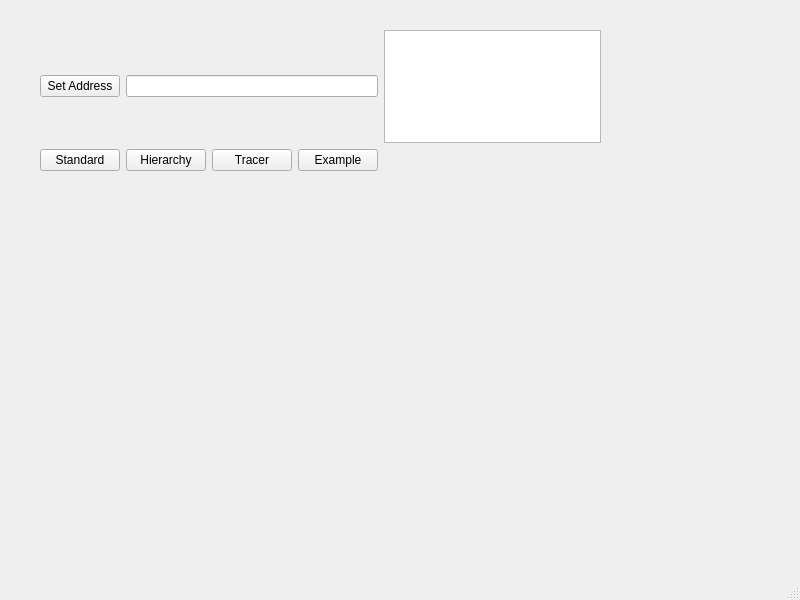
<?xml version="1.0" encoding="UTF-8"?>
<ui version="4.0">
 <class>MainWindow</class>
 <widget class="QMainWindow" name="MainWindow">
  <property name="geometry">
   <rect>
    <x>0</x>
    <y>0</y>
    <width>800</width>
    <height>600</height>
   </rect>
  </property>
  <property name="windowTitle">
   <string>MainWindow</string>
  </property>
  <widget class="QWidget" name="centralwidget">
   <widget class="MplWidget" name="mpl_widget" native="true">
    <property name="geometry">
     <rect>
      <x>70</x>
      <y>210</y>
      <width>681</width>
      <height>341</height>
     </rect>
    </property>
   </widget>
   <widget class="QWidget" name="wToolbar" native="true">
    <property name="geometry">
     <rect>
      <x>30</x>
      <y>220</y>
      <width>541</width>
      <height>80</height>
     </rect>
    </property>
   </widget>
   <widget class="QWidget" name="gridLayoutWidget">
    <property name="geometry">
     <rect>
      <x>40</x>
      <y>30</y>
      <width>561</width>
      <height>141</height>
     </rect>
    </property>
    <layout class="QGridLayout" name="gridLayout">
     <item row="1" column="0">
      <layout class="QHBoxLayout" name="horizontalLayout_2">
       <item>
        <widget class="QPushButton" name="standardViewBtn">
         <property name="text">
          <string>Standard</string>
         </property>
        </widget>
       </item>
       <item>
        <widget class="QPushButton" name="hierarchyViewBtn">
         <property name="text">
          <string>Hierarchy</string>
         </property>
        </widget>
       </item>
       <item>
        <widget class="QPushButton" name="tracerViewBtn">
         <property name="text">
          <string>Tracer</string>
         </property>
        </widget>
       </item>
       <item>
        <widget class="QPushButton" name="exampleBtn">
         <property name="text">
          <string>Example</string>
         </property>
        </widget>
       </item>
      </layout>
     </item>
     <item row="0" column="2">
      <widget class="QListWidget" name="listWidget"/>
     </item>
     <item row="0" column="0">
      <layout class="QHBoxLayout" name="horizontalLayout">
       <item>
        <widget class="QPushButton" name="setAddressBtn">
         <property name="text">
          <string>Set Address</string>
         </property>
        </widget>
       </item>
       <item>
        <widget class="QLineEdit" name="setAddressTxt"/>
       </item>
      </layout>
     </item>
    </layout>
   </widget>
  </widget>
  <widget class="QMenuBar" name="menubar">
   <property name="geometry">
    <rect>
     <x>0</x>
     <y>0</y>
     <width>800</width>
     <height>18</height>
    </rect>
   </property>
  </widget>
  <widget class="QStatusBar" name="statusbar"/>
 </widget>
 <customwidgets>
  <customwidget>
   <class>MplWidget</class>
   <extends>QWidget</extends>
   <header>mplwidget.h</header>
   <container>1</container>
  </customwidget>
 </customwidgets>
 <resources/>
 <connections/>
</ui>
